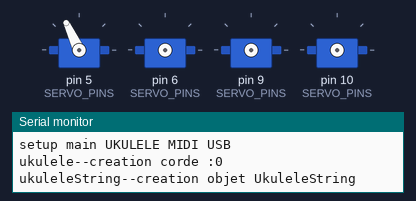
A sketch run on a simulated Arduino Micro, built with avr-gcc and run on an emulated ATmega32U4. On the bench: 4 × servo, the last lines printed to the serial monitor.

Above: at 0.1 s.
At 1.1 s:
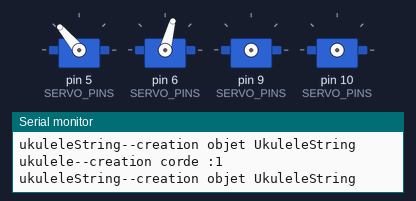
At 2.1 s:
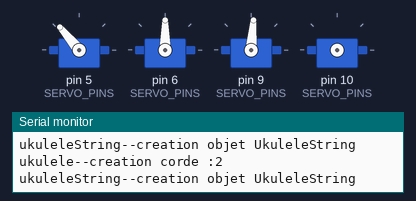
At 6.6 s:
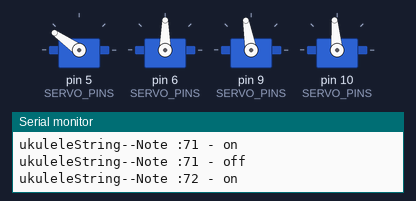
At 11.6 s:
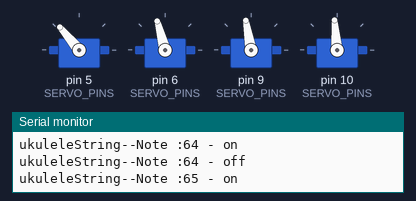
At 21.2 s:
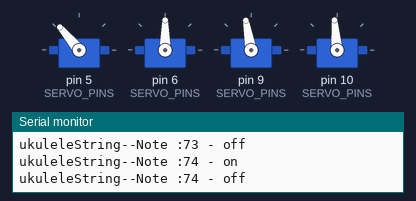
Timing chart, 0 to 22.7 s (numbered marks = the images above):
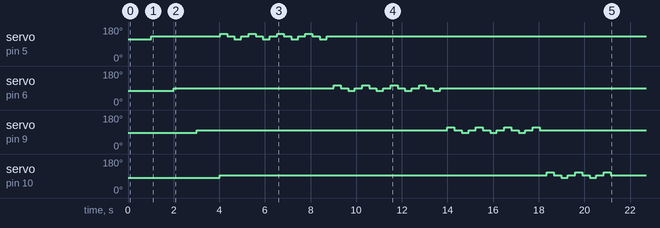

The sketch:

ukulele_V3.ino
```cpp
#include "settings.h"
#include "ukulele.h"
#include "midiHandler.h"
#include "Arduino.h"

Ukulele* ukulele = nullptr;
MidiHandler* midiHandler = nullptr;

void setup() {
    Serial.begin(115200);

  while (!Serial) {
   delay(10); // Attendre que la connexion série soit établie
  }
    Serial.println("setup main UKULELE MIDI USB");
    //initialise les objets pour avoir les info de debuggage
    ukulele = new Ukulele();
    midiHandler = new MidiHandler(*ukulele);
    // test cordes => servo plus frette
    ukulele->initMusic();
}

void loop() {
  midiHandler->readMidi(); // gestion des messages midi
  ukulele->update(); // gestion extinction electroaiamants / temps maximum actif
}
```

mcpDevices.cpp
```cpp
// mcpDevices.cpp
#include "mcpDevices.h"

Adafruit_MCP23X17 mcpDevices[NUM_MCP_DEVICES];  // Définition unique
```

mcpDevices.h
```cpp
#ifndef MCPDEVICES_H
#define MCPDEVICES_H

#include <Adafruit_MCP23X17.h>
#include "settings.h"

extern Adafruit_MCP23X17 mcpDevices[NUM_MCP_DEVICES];

#endif
```

midiHandler.cpp
```cpp
#include "midiHandler.h"
#include "Arduino.h"

MidiHandler::MidiHandler(Ukulele &ukulele) : _ukulele(ukulele) {
    if (DEBUG) {
        Serial.println("midiHandler--creation");
    }
}

void MidiHandler::readMidi() {
    midiEventPacket_t midiEvent;
    do {
        midiEvent = MidiUSB.read();
        if (midiEvent.header != 0) {
            processMidiEvent(midiEvent);
        }
    } while (midiEvent.header != 0);
}

void MidiHandler::processMidiEvent(midiEventPacket_t midiEvent) {
    byte messageType = midiEvent.byte1 & 0xF0;
    byte channel = midiEvent.byte1 & 0x0F;
    byte note = midiEvent.byte2;
    byte velocity = midiEvent.byte3;

    if (messageType == 0x90 && velocity > 0) { // Note On
        _ukulele.playMidiNote(note, velocity);
    } else if (messageType == 0x80 || (messageType == 0x90 && velocity == 0)) { // Note Off
        _ukulele.stopMidiNote(note);
    }
}
```

midiHandler.h
```cpp
#ifndef MIDIHANDLER_H
#define MIDIHANDLER_H

#include <MIDIUSB.h>
#include "Ukulele.h"
/***********************************************************************************************
----------------------------    MIDI message handler    ----------------------------------------
************************************************************************************************/
class MidiHandler {
  private:
    Ukulele& _ukulele;
    void processMidiEvent(midiEventPacket_t midiEvent);

  public:
    MidiHandler(Ukulele &ukulele);
    void readMidi();
};

#endif // MIDIHANDLER_H
```

ukulele.cpp
```cpp
#include "ukulele.h"
#include "Arduino.h"

Ukulele::Ukulele() {
    for (int i = 0; i < 4; i++) {
        Serial.print("ukulele--creation corde :");
        Serial.println(i);
        _strings[i] = new UkuleleString(
            SERVO_PINS[i],
            OPEN_STRING_NOTE[i],
            NUM_FRETS[i],
            SERVO_CENTER_ANGLE[i],
            STRING_FRET_MAPPINGS[i]  // Passage du mapping spécifique à la corde
        );
    }
}

void Ukulele::initMusic(){
    if (DEBUG) {
        Serial.println("ukulele-- init music start serial");
    }
    // Parcours de chaque corde pour jouer une série de notes (test)
    for (int i = 0; i < 4; i++) {
        for (int j = 1; j <NUM_FRETS[i]; j++) {
            _strings[i]->playNote(OPEN_STRING_NOTE[i] + j, true);
            delay(300);
            _strings[i]->playNote(OPEN_STRING_NOTE[i] + j, false);
            delay(300);
        }
    }
}

void Ukulele::playMidiNote(int midiNote, int velocity) {
    int stringIndex = findString(midiNote);
    if (stringIndex != -1) {
        _strings[stringIndex]->playNote(midiNote, true);
    }
}

void Ukulele::stopMidiNote(int midiNote) {
    for (int i = 0; i < 4; i++) {
        if (_strings[i]->getCurrentMidiNote() == midiNote) {
            _strings[i]->playNote(midiNote, false);
            break;
        }
    }
}

int Ukulele::findString(int midiNote) {
    for (int i = 3; i >= 0; i--) {
        if (_strings[i]->isPlayable(midiNote)) {
            return i;
        }
    }
    return -1;
}

void Ukulele::update() {
    for (int i = 0; i < 4; i++) {
        _strings[i]->update();
    }
}
```

ukulele.h
```cpp
#ifndef UKULELE_H
#define UKULELE_H

#include "settings.h"
#include "ukuleleString.h"
#include "Servo.h"

class Ukulele {
public:
    Ukulele();
    void playMidiNote(int midiNote, int velocity); // note On
    void stopMidiNote(int midiNote);               // note Off
    void update();                                 // mise à jour des états (désactivation automatique)
    void initMusic();                              // test de jeu sur chaque corde
private:
    int findString(int midiNote);                  // retourne l'indice de la corde jouable
    UkuleleString* _strings[4];                    // tableau des cordes
};

#endif
```

ukuleleString.cpp
```cpp
#include "ukuleleString.h"
#include "Arduino.h"
#include "mcpDevices.h"

UkuleleString::UkuleleString(int servoPin, int baseMidiNote, int numFrets, int angle, const FretMapping* fretMapping)
    : baseMidiNote(baseMidiNote), numFrets(numFrets), angleZero(angle), fretMapping(fretMapping)
{
    if (DEBUG) {
        Serial.println("ukuleleString--creation objet UkuleleString");
    }

    // Initialisation des sorties pour chaque frette
    for (int i = 0; i < numFrets; i++) {
        uint8_t mcpIdx = fretMapping[i].mcpIndex;
        uint8_t pin = fretMapping[i].pin;
        mcpDevices[mcpIdx].pinMode(pin, OUTPUT);
        active[i] = false;
        extinctionTime[i] = 0;
    }

    playing = false;
    servoMovingToA = true;
    currentMidiNote = -1;

    // Initialisation du servo
    servo.attach(servoPin);
    servo.write(angleZero - ANGLE_GRATTAGE);
    delay(1000);
    servo.write(angleZero);
}

void UkuleleString::playNote(int note, bool isNoteOn) {
    int fretIndex = note - baseMidiNote; // 0 correspond à la corde à vide
    if (DEBUG) {
        Serial.print("ukuleleString--Note :");
        Serial.print(note);
        Serial.print(" - ");
        Serial.println(isNoteOn ? "on" : "off");
    }
    if (isNoteOn) {
        currentMidiNote = note;
        if (fretIndex == 0) { // open string
            // Enregistrer que la corde est en cours d'utilisation même en open string
            playing = true;
            pluck();
        } else {
            // Pour une note jouée sur une frette, active le solénoïde correspondant
            activateFret(fretIndex - 1);
            delay(20);
            pluck();
        }
    } else {
        mute();
        if (fretIndex != 0) {
            desactivateFret(fretIndex - 1);
        }
        // Réinitialisation de l'état de la corde
        playing = false;
        currentMidiNote = -1;
    }
}

void UkuleleString::update() {
    if (playing) {
        for (int i = 0; i < numFrets; i++) {
            if (active[i] && millis() > extinctionTime[i]) {
                desactivateFret(i);
            }
        }
    }
}

int UkuleleString::getCurrentMidiNote() {
    return currentMidiNote;
}

bool UkuleleString::isPlayable(int midiNote) {
    if (!playing) {
        if (midiNote >= baseMidiNote && midiNote <= baseMidiNote + numFrets) {
            return true;
        }
    }
    return false;
}

void UkuleleString::activateFret(int fretIndex) {
    uint8_t mcpIdx = fretMapping[fretIndex].mcpIndex;
    uint8_t pin = fretMapping[fretIndex].pin;
    mcpDevices[mcpIdx].digitalWrite(pin, HIGH);
    active[fretIndex] = true;
    extinctionTime[fretIndex] = millis() + MAX_ACTIVATION_TIME;
    playing = true;
}

void UkuleleString::desactivateFret(int fretIndex) {
    uint8_t mcpIdx = fretMapping[fretIndex].mcpIndex;
    uint8_t pin = fretMapping[fretIndex].pin;
    mcpDevices[mcpIdx].digitalWrite(pin, LOW);
    active[fretIndex] = false;
    playing = false;
}

void UkuleleString::pluck() {
    if (servoMovingToA) {
        servoGoToA();
    } else {
        servoGoToB();
    }
    servoMovingToA = !servoMovingToA;
}

void UkuleleString::servoGoToA() {
    servo.write(angleZero + ANGLE_GRATTAGE);
}

void UkuleleString::servoGoToB() {
    servo.write(angleZero - ANGLE_GRATTAGE);
}

void UkuleleString::mute() {
    servo.write(angleZero);
}
```

ukuleleString.h
```cpp
#ifndef UKULELESTRING_H
#define UKULELESTRING_H

#include "Arduino.h"
#include "Servo.h"
#include "Wire.h"
#include "settings.h"
#include "mcpDevices.h"  // Pour accéder aux mcpDevices globaux

class UkuleleString {
public:
    // Constructeur : reçoit la broche du servo, la note à vide, le nombre de frettes,
    // l'angle central et le tableau de mapping des frettes
    UkuleleString(int servoPin, int baseMidiNote, int numFrets, int angle, const FretMapping* fretMapping);

    // Joue ou arrête une note (note = MIDI Note)
    void playNote(int note, bool isNoteOn);

    // Mise à jour (désactivation automatique des solénoïdes après le délai max)
    void update();

    // Retourne la note MIDI actuellement jouée
    int getCurrentMidiNote();

    // Vérifie si la note MIDI peut être jouée sur cette corde
    bool isPlayable(int midiNote);

private:
    Servo servo;
    bool playing;
    int angleZero;
    bool servoMovingToA;
    int currentMidiNote;
    int baseMidiNote;
    int numFrets;
    const FretMapping* fretMapping; // Tableau de mapping pour cette corde

    long extinctionTime[9]; // Capacité maximale pour 10 frettes
    bool active[9];

    void activateFret(int fretIndex);
    void desactivateFret(int fretIndex);
    void pluck();
    void mute();
    void servoGoToA();
    void servoGoToB();
};

#endif
```

settings.h
```cpp
#ifndef SETTINGS_H
#define SETTINGS_H
#include <stdint.h>

// ----------------------
// Paramètres généraux
// ----------------------
#define DEBUG 1

// Broches des servomoteurs (Arduino Micro Pro, par exemple)
constexpr int SERVO_PINS[4] = { 5, 6, 9, 10 };
constexpr int ANGLE_GRATTAGE = 15; // angle de déplacement du servo pour le grattage

// ----------------------
// Gestion des MCP23017
// ----------------------
constexpr int NUM_MCP_DEVICES = 2;       // On utilise 2 MCP23017
constexpr int MAX_OUTPUTS_PER_MCP = 16;    // Maximum de sorties par MCP
// Adresses I2C des MCP
constexpr uint8_t MCP_ADDRESSES_GLOBAL[NUM_MCP_DEVICES] = {0x20, 0x21};

// ----------------------
// Mapping des solénoïdes (frettes) pour chaque corde
// ----------------------

// Structure de mapping associant une frette à un MCP et une broche
struct FretMapping {
    uint8_t mcpIndex; // Indice du MCP (0 ou 1)
    uint8_t pin;      // Broche sur le MCP (0 à 15)
};

// Corde 1 (9 solénoïdes) : toutes sur MCP0, pins 0 à 8
constexpr FretMapping STRING1_MAPPING[9] = {
    {0, 0}, {0, 1}, {0, 2}, {0, 3}, {0, 4}, {0, 5}, {0, 6}, {0, 7}, {0, 8}
};

// Corde 2 (9 solénoïdes) : 7 sur MCP0 (pins 9 à 15) et 2 sur MCP1 (pins 0 et 1)
constexpr FretMapping STRING2_MAPPING[9] = {
    {0, 9}, {0, 10}, {0, 11}, {0, 12}, {0, 13}, {0, 14}, {0, 15}, {1, 0}, {1, 1}
};

// Corde 3 (8 solénoïdes) : toutes sur MCP1, pins 2 à 9
constexpr FretMapping STRING3_MAPPING[8] = {
    {1, 2}, {1, 3}, {1, 4}, {1, 5}, {1, 6}, {1, 7}, {1, 8}, {1, 9}
};

// Corde 4 (6 solénoïdes) : toutes sur MCP1, pins 10 à 15
constexpr FretMapping STRING4_MAPPING[6] = {
    {1, 10}, {1, 11}, {1, 12}, {1, 13}, {1, 14}, {1, 15}
};

// Tableaux récapitulatifs pour utilisation dans le code
constexpr const FretMapping* STRING_FRET_MAPPINGS[4] = {
    STRING1_MAPPING,
    STRING2_MAPPING,
    STRING3_MAPPING,
    STRING4_MAPPING
};

constexpr int NUM_FRETS[4] = {9, 9, 8, 6}; // Nombre de solénoïdes (frettes) par corde

// ----------------------
// Autres paramètres
// ----------------------
constexpr int MAX_ACTIVATION_TIME = 5000; // Durée maximale d'activation d'un électroaimant (ms)
constexpr bool WAIT_DESACTIVATE = true;   // Attente après réception d'un note off
constexpr int TIME_WAIT_DESACTIVATE = 200;  // Délai en ms

constexpr int OPEN_STRING_NOTE[4] = {67, 60, 64, 69};   // Note MIDI à vide pour chaque corde
constexpr int SERVO_CENTER_ANGLE[4] = {130, 90, 100, 95}; // Angle central des servos

#endif
```
